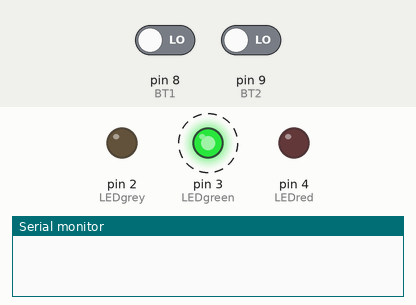
The sketch below on a simulated Arduino Uno, built with avr-gcc and run on an emulated ATmega328P. Shown: output pins drawn as LEDs (lit = HIGH), the last lines printed to the serial monitor. Dashed ring = blinking. The inputs (shaded band) are chosen by the test bench; at power-on: pin 8 (BT1) LOW, pin 9 (BT2) LOW.

Above: at 2.0 s.
2.1 s: pin 8 (BT1) driven HIGH
At 2.52 s:
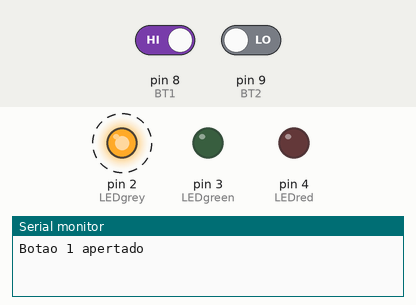
5.3 s: pin 9 (BT2) driven HIGH
At 6.8 s:
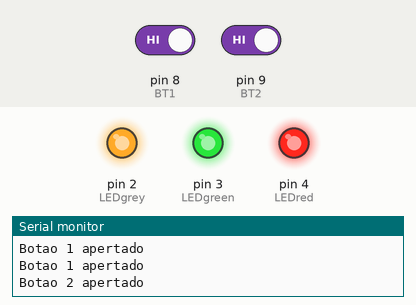
8.5 s: pin 9 (BT2) driven LOW
At 9.3 s:
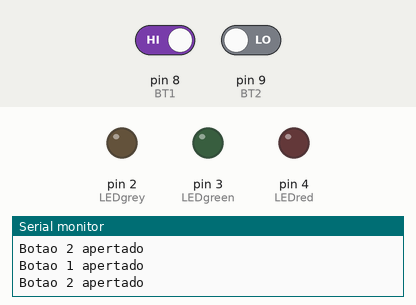
11.7 s: pin 8 (BT1) driven LOW
At 12.65 s:
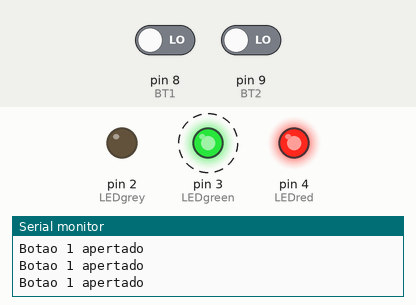
Timing chart, 0 to 15.9 s (numbered marks = the images above; inputs shaded):
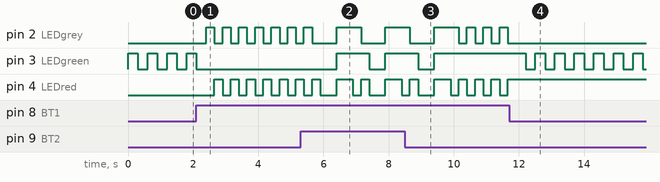

Measured:
- after the input at 2.1 s, pin 2 (LEDgrey): alternates HIGH for 0.25 s and LOW for 0.25 s, starting after 0.30 s; pin 3 (LEDgreen): goes on until 2.1 s, then stays LOW; pin 4 (LEDred): alternates HIGH for 0.25 s and LOW for 0.25 s, starting after 0.55 s
- after the input at 5.3 s, pin 3 (LEDgreen): LOW → HIGH after 1.1 s, → LOW 1.0 s later, → HIGH 0.50 s later
- after the input at 8.5 s, pin 3 (LEDgreen): goes on until 9.4 s, then stays HIGH
- after the input at 11.7 s, pin 2 (LEDgrey): stops changing and stays LOW; pin 3 (LEDgreen): alternates HIGH for 0.30 s and LOW for 0.30 s, starting after 0.50 s; pin 4 (LEDred): stops changing and stays HIGH
- by itself, pin 3 (LEDgreen): alternates HIGH for 0.30 s and LOW for 0.30 s

The sketch:

Aula1-Arduino.ino
```cpp
// Atribui nomes aos pinos de I/O

#define BT1 8
#define BT2 9
#define LEDgrey 2
#define LEDgreen 3
#define LEDred 4

void setup() {
  //Habilitar comunicação serial (baud rate de 9600 bits/s)
  Serial.begin(9600);

  //Configurar os pinos de I/O
  pinMode(BT1, INPUT);
  pinMode(BT2, INPUT);
  pinMode(LEDgrey, OUTPUT);
  pinMode(LEDgreen, OUTPUT);
  pinMode(LEDred, OUTPUT);
}
/*
Exemplo 1:
Botão BT1:
LOW ----> DESLIGADO -----> LEDgreen piscara em intervalos de 300ms
HIGH ----> LIGADO -----> LEDgrey e LEDred piscarão alternadamente a cada 250ms

*/

void loop() {

  bool statusBT1 = digitalRead(BT1);
  bool statusBT2 = digitalRead(BT2);

  //if(digitalRead(BT1) == HIGH){
  if (statusBT1 == HIGH){
    Serial.println("Botao 1 apertado");
    digitalWrite(LEDgrey, HIGH);
    digitalWrite(LEDred, LOW);
    delay(250);
    digitalWrite(LEDgrey, LOW);
    digitalWrite(LEDred, HIGH);
    delay(250);
  }else{
    digitalWrite(LEDgrey, LOW);
    digitalWrite(LEDgreen, HIGH);
    delay(300);
    digitalWrite(LEDgreen, LOW);
    delay(300);
  }
  if (statusBT2 == HIGH){
    Serial.println("Botao 2 apertado");
    digitalWrite(LEDgreen, LOW);
    digitalWrite(LEDgrey, LOW);
    digitalWrite(LEDred, LOW);
    delay(500);
    digitalWrite(LEDgreen, HIGH);
    digitalWrite(LEDgrey, HIGH);
    digitalWrite(LEDred, HIGH);
    delay(500);
  }
}
```
